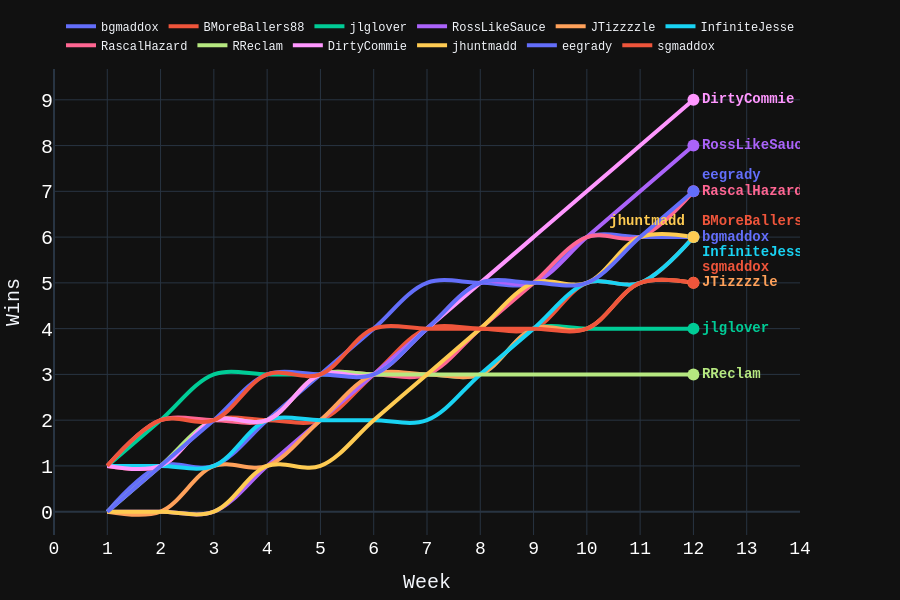

Notebook source saved alongside this figure:
### Code cell
Season2024Graph.show()

### Figure 1 — Plotly figure (JSON) as saved in the notebook; plotly's stock layout.template omitted (floating-point values rounded to 4 significant figures)
{"data": [{"hovertemplate": "Team=bgmaddox<br>Week=%{x}<br>Total Wins=%{y}<extra></extra>", "legendgroup": "bgmaddox", "line": {"color": "#636efa", "dash": "solid", "shape": "spline", "width": 4}, "marker": {"symbol": "circle"}, "mode": "lines", "name": "bgmaddox", "orientation": "v", "showlegend": true, "type": "scatter", "x": [1, 2, 3, 4, 5, 6, 7, 8, 9, 10, 11, 12], "xaxis": "x", "y": [0, 1, 1, 2, 3, 4, 5, 5, 5, 6, 6, 6], "yaxis": "y"}, {"hovertemplate": "Team=BMoreBallers88<br>Week=%{x}<br>Total Wins=%{y}<extra></extra>", "legendgroup": "BMoreBallers88", "line": {"color": "#EF553B", "dash": "solid", "shape": "spline", "width": 4}, "marker": {"symbol": "circle"}, "mode": "lines", "name": "BMoreBallers88", "orientation": "v", "showlegend": true, "type": "scatter", "x": [1, 2, 3, 4, 5, 6, 7, 8, 9, 10, 11, 12], "xaxis": "x", "y": [1, 1, 2, 2, 2, 3, 4, 4, 4, 5, 5, 6], "yaxis": "y"}, {"hovertemplate": "Team=jlglover<br>Week=%{x}<br>Total Wins=%{y}<extra></extra>", "legendgroup": "jlglover", "line": {"color": "#00cc96", "dash": "solid", "shape": "spline", "width": 4}, "marker": {"symbol": "circle"}, "mode": "lines", "name": "jlglover", "orientation": "v", "showlegend": true, "type": "scatter", "x": [1, 2, 3, 4, 5, 6, 7, 8, 9, 10, 11, 12], "xaxis": "x", "y": [1, 2, 3, 3, 3, 3, 3, 3, 4, 4, 4, 4], "yaxis": "y"}, {"hovertemplate": "Team=RossLikeSauce<br>Week=%{x}<br>Total Wins=%{y}<extra></extra>", "legendgroup": "RossLikeSauce", "line": {"color": "#ab63fa", "dash": "solid", "shape": "spline", "width": 4}, "marker": {"symbol": "circle"}, "mode": "lines", "name": "RossLikeSauce", "orientation": "v", "showlegend": true, "type": "scatter", "x": [1, 2, 3, 4, 5, 6, 7, 8, 9, 10, 11, 12], "xaxis": "x", "y": [0, 0, 0, 1, 2, 3, 4, 5, 5, 6, 7, 8], "yaxis": "y"}, {"hovertemplate": "Team=JTizzzzle<br>Week=%{x}<br>Total Wins=%{y}<extra></extra>", "legendgroup": "JTizzzzle", "line": {"color": "#FFA15A", "dash": "solid", "shape": "spline", "width": 4}, "marker": {"symbol": "circle"}, "mode": "lines", "name": "JTizzzzle", "orientation": "v", "showlegend": true, "type": "scatter", "x": [1, 2, 3, 4, 5, 6, 7, 8, 9, 10, 11, 12], "xaxis": "x", "y": [0, 0, 1, 1, 2, 3, 3, 3, 4, 4, 5, 5], "yaxis": "y"}, {"hovertemplate": "Team=InfiniteJesse<br>Week=%{x}<br>Total Wins=%{y}<extra></extra>", "legendgroup": "InfiniteJesse", "line": {"color": "#19d3f3", "dash": "solid", "shape": "spline", "width": 4}, "marker": {"symbol": "circle"}, "mode": "lines", "name": "InfiniteJesse", "orientation": "v", "showlegend": true, "type": "scatter", "x": [1, 2, 3, 4, 5, 6, 7, 8, 9, 10, 11, 12], "xaxis": "x", "y": [1, 1, 1, 2, 2, 2, 2, 3, 4, 5, 5, 6], "yaxis": "y"}, {"hovertemplate": "Team=RascalHazard<br>Week=%{x}<br>Total Wins=%{y}<extra></extra>", "legendgroup": "RascalHazard", "line": {"color": "#FF6692", "dash": "solid", "shape": "spline", "width": 4}, "marker": {"symbol": "circle"}, "mode": "lines", "name": "RascalHazard", "orientation": "v", "showlegend": true, "type": "scatter", "x": [1, 2, 3, 4, 5, 6, 7, 8, 9, 10, 11, 12], "xaxis": "x", "y": [1, 2, 2, 2, 3, 3, 3, 4, 5, 6, 6, 7], "yaxis": "y"}, {"hovertemplate": "Team=RReclam<br>Week=%{x}<br>Total Wins=%{y}<extra></extra>", "legendgroup": "RReclam", "line": {"color": "#B6E880", "dash": "solid", "shape": "spline", "width": 4}, "marker": {"symbol": "circle"}, "mode": "lines", "name": "RReclam", "orientation": "v", "showlegend": true, "type": "scatter", "x": [1, 2, 3, 4, 5, 6, 7, 8, 9, 10, 11, 12], "xaxis": "x", "y": [0, 1, 2, 2, 3, 3, 3, 3, 3, 3, 3, 3], "yaxis": "y"}, {"hovertemplate": "Team=DirtyCommie<br>Week=%{x}<br>Total Wins=%{y}<extra></extra>", "legendgroup": "DirtyCommie", "line": {"color": "#FF97FF", "dash": "solid", "shape": "spline", "width": 4}, "marker": {"symbol": "circle"}, "mode": "lines", "name": "DirtyCommie", "orientation": "v", "showlegend": true, "type": "scatter", "x": [1, 2, 3, 4, 5, 6, 7, 8, 9, 10, 11, 12], "xaxis": "x", "y": [1, 1, 2, 2, 3, 3, 4, 5, 6, 7, 8, 9], "yaxis": "y"}, {"hovertemplate": "Team=jhuntmadd<br>Week=%{x}<br>Total Wins=%{y}<extra></extra>", "legendgroup": "jhuntmadd", "line": {"color": "#FECB52", "dash": "solid", "shape": "spline", "width": 4}, "marker": {"symbol": "circle"}, "mode": "lines", "name": "jhuntmadd", "orientation": "v", "showlegend": true, "type": "scatter", "x": [1, 2, 3, 4, 5, 6, 7, 8, 9, 10, 11, 12], "xaxis": "x", "y": [0, 0, 0, 1, 1, 2, 3, 4, 5, 5, 6, 6], "yaxis": "y"}, {"hovertemplate": "Team=eegrady<br>Week=%{x}<br>Total Wins=%{y}<extra></extra>", "legendgroup": "eegrady", "line": {"color": "#636efa", "dash": "solid", "shape": "spline", "width": 4}, "marker": {"symbol": "circle"}, "mode": "lines", "name": "eegrady", "orientation": "v", "showlegend": true, "type": "scatter", "x": [1, 2, 3, 4, 5, 6, 7, 8, 9, 10, 11, 12], "xaxis": "x", "y": [0, 1, 2, 3, 3, 3, 4, 5, 5, 5, 6, 7], "yaxis": "y"}, {"hovertemplate": "Team=sgmaddox<br>Week=%{x}<br>Total Wins=%{y}<extra></extra>", "legendgroup": "sgmaddox", "line": {"color": "#EF553B", "dash": "solid", "shape": "spline", "width": 4}, "marker": {"symbol": "circle"}, "mode": "lines", "name": "sgmaddox", "orientation": "v", "showlegend": true, "type": "scatter", "x": [1, 2, 3, 4, 5, 6, 7, 8, 9, 10, 11, 12], "xaxis": "x", "y": [1, 2, 2, 3, 3, 4, 4, 4, 4, 4, 5, 5], "yaxis": "y"}, {"marker": {"color": "#FF97FF", "size": 12}, "mode": "markers+text", "showlegend": false, "text": ["DirtyCommie"], "textfont": {"color": "#FF97FF", "family": "Courier New", "size": 14, "weight": "bold"}, "textposition": "middle right", "type": "scatter", "x": [12], "y": [9]}, {"marker": {"color": "#ab63fa", "size": 12}, "mode": "markers+text", "showlegend": false, "text": ["RossLikeSauce"], "textfont": {"color": "#ab63fa", "family": "Courier New", "size": 14, "weight": "bold"}, "textposition": "middle right", "type": "scatter", "x": [12], "y": [8]}, {"marker": {"color": "#FF6692", "size": 12}, "mode": "markers+text", "showlegend": false, "text": ["RascalHazard"], "textfont": {"color": "#FF6692", "family": "Courier New", "size": 14, "weight": "bold"}, "textposition": "middle right", "type": "scatter", "x": [12], "y": [7]}, {"marker": {"color": "#636efa", "size": 12}, "mode": "markers+text", "showlegend": false, "text": ["eegrady"], "textfont": {"color": "#636efa", "family": "Courier New", "size": 14, "weight": "bold"}, "textposition": "top right", "type": "scatter", "x": [12], "y": [7]}, {"marker": {"color": "#636efa", "size": 12}, "mode": "markers+text", "showlegend": false, "text": ["bgmaddox"], "textfont": {"color": "#636efa", "family": "Courier New", "size": 14, "weight": "bold"}, "textposition": "middle right", "type": "scatter", "x": [12], "y": [6]}, {"marker": {"color": "#EF553B", "size": 12}, "mode": "markers+text", "showlegend": false, "text": ["BMoreBallers88"], "textfont": {"color": "#EF553B", "family": "Courier New", "size": 14, "weight": "bold"}, "textposition": "top right", "type": "scatter", "x": [12], "y": [6]}, {"marker": {"color": "#19d3f3", "size": 12}, "mode": "markers+text", "showlegend": false, "text": ["InfiniteJesse"], "textfont": {"color": "#19d3f3", "family": "Courier New", "size": 14, "weight": "bold"}, "textposition": "bottom right", "type": "scatter", "x": [12], "y": [6]}, {"marker": {"color": "#FECB52", "size": 12}, "mode": "markers+text", "showlegend": false, "text": ["jhuntmadd"], "textfont": {"color": "#FECB52", "family": "Courier New", "size": 14, "weight": "bold"}, "textposition": "top left", "type": "scatter", "x": [12], "y": [6]}, {"marker": {"color": "#FFA15A", "size": 12}, "mode": "markers+text", "showlegend": false, "text": ["JTizzzzle"], "textfont": {"color": "#FFA15A", "family": "Courier New", "size": 14, "weight": "bold"}, "textposition": "middle right", "type": "scatter", "x": [12], "y": [5]}, {"marker": {"color": "#EF553B", "size": 12}, "mode": "markers+text", "showlegend": false, "text": ["sgmaddox"], "textfont": {"color": "#EF553B", "family": "Courier New", "size": 14, "weight": "bold"}, "textposition": "top right", "type": "scatter", "x": [12], "y": [5]}, {"marker": {"color": "#00cc96", "size": 12}, "mode": "markers+text", "showlegend": false, "text": ["jlglover"], "textfont": {"color": "#00cc96", "family": "Courier New", "size": 14, "weight": "bold"}, "textposition": "middle right", "type": "scatter", "x": [12], "y": [4]}, {"marker": {"color": "#B6E880", "size": 12}, "mode": "markers+text", "showlegend": false, "text": ["RReclam"], "textfont": {"color": "#B6E880", "family": "Courier New", "size": 14, "weight": "bold"}, "textposition": "middle right", "type": "scatter", "x": [12], "y": [3]}], "layout": {"font": {"family": "Courier New"}, "height": 600, "legend": {"orientation": "h", "title": {"text": ""}, "tracegroupgap": 0, "x": 1, "xanchor": "right", "y": 1.02, "yanchor": "bottom"}, "margin": {"b": 50, "l": 50, "r": 100, "t": 50}, "uniformtext": {"minsize": 10, "mode": "hide"}, "width": 900, "xaxis": {"anchor": "y", "domain": [0, 1], "dtick": 1, "range": [0, 14], "tickfont": {"color": "white", "family": "Courier New", "size": 18}, "title": {"font": {"family": "Courier New", "size": 20}, "text": "Week"}}, "yaxis": {"anchor": "x", "domain": [0, 1], "dtick": 1, "tickfont": {"color": "white", "family": "Courier New", "size": 20}, "title": {"font": {"family": "Courier New", "size": 20}, "text": "Wins"}}}}
